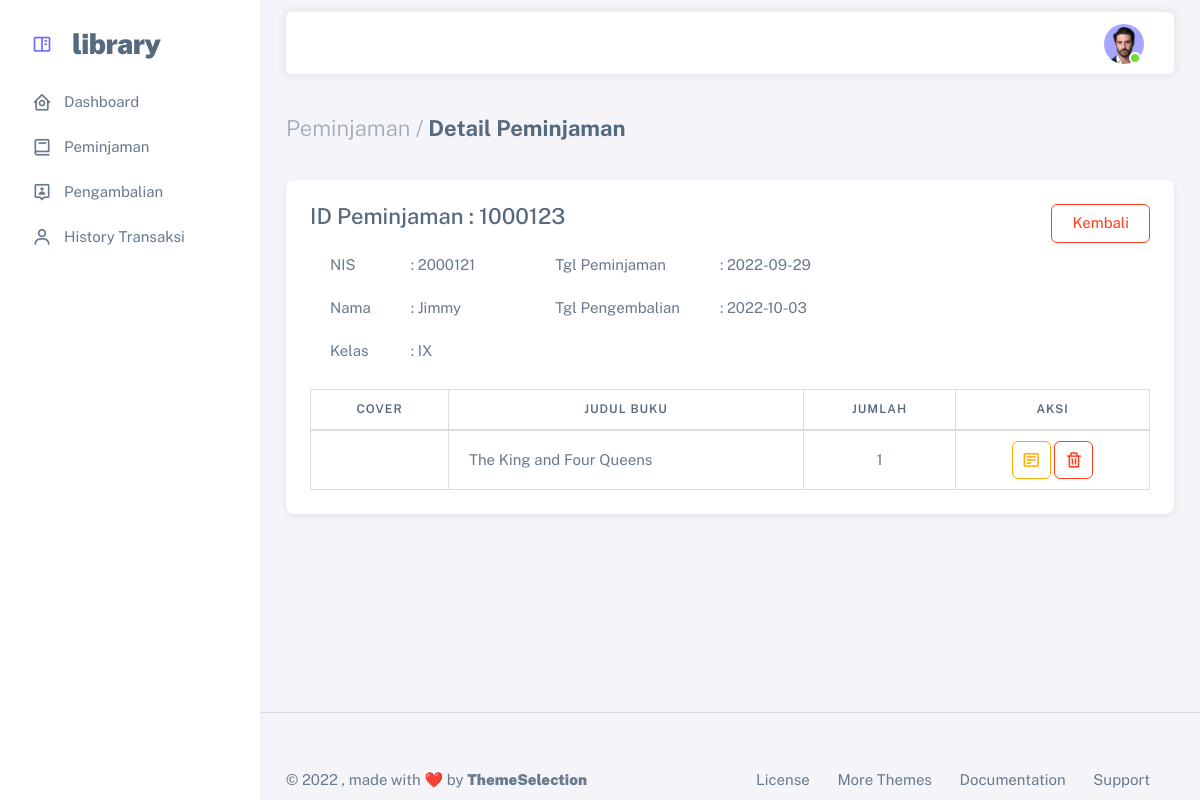
The app's page /views/petugas/detail_peminjaman.php?id=2000121 (signed in) with its own data.
### tables this page shows
CREATE TABLE `peminjaman` (
  `id_peminjaman` int(11) NOT NULL,
  `id_siswa` int(11) NOT NULL,
  `id_petugas` int(11) NOT NULL,
  `tgl_peminjaman` date NOT NULL,
  `tgl_pengembalian` date NOT NULL
);

CREATE TABLE `siswa` (
  `nis` int(11) NOT NULL,
  `nama_siswa` varchar(50) NOT NULL,
  `jenis_kelamin` enum('L','P') NOT NULL,
  `alamat` varchar(50) NOT NULL,
  `id_kelas` int(11) NOT NULL
);

CREATE TABLE `kelas` (
  `id_kelas` int(11) NOT NULL,
  `nama_kelas` varchar(255) NOT NULL
);

CREATE TABLE `buku` (
  `id_buku` int(11) NOT NULL,
  `penulis` varchar(50) NOT NULL,
  `tahun` year(4) NOT NULL,
  `judul` varchar(50) NOT NULL,
  `kota` varchar(50) NOT NULL,
  `penerbit` varchar(50) NOT NULL,
  `cover` varchar(50) DEFAULT NULL,
  `sinopsis` varchar(255) NOT NULL,
  `stok` int(3) NOT NULL
);

CREATE TABLE `detail_peminjaman` (
  `id_detail_peminjaman` int(11) NOT NULL,
  `id_buku` int(11) NOT NULL,
  `id_peminjaman` int(11) NOT NULL,
  `kuantitas` int(2) NOT NULL
);

### views/petugas/detail_peminjaman.php (the view, shortened to what this page needs)
<?php
include '../../config/connection.php';
?>
<!DOCTYPE html>
<html lang="en" class="light-style layout-menu-fixed" dir="ltr" data-theme="theme-default" data-assets-path="../assets/" data-template="vertical-menu-template-free">
<head>
	<link rel="stylesheet" href="../../assets/vendor/fonts/boxicons.css" />
	<link rel="stylesheet" href="../../assets/vendor/css/core.css" class="template-customizer-core-css" />
	<link rel="stylesheet" href="../../assets/vendor/css/theme-default.css" class="template-customizer-theme-css" />
	<link rel="stylesheet" href="../../assets/css/demo.css" />
	<link rel="stylesheet" href="../../assets/vendor/libs/perfect-scrollbar/perfect-scrollbar.css" />
	<link rel="stylesheet" href="../../assets/vendor/libs/apex-charts/apex-charts.css" />
</head>
<body>
	<div class="layout-wrapper layout-content-navbar">
		<div class="layout-container">
			<aside id="layout-menu" class="layout-menu menu-vertical menu bg-menu-theme">
				<div class="app-brand demo ">
					<a href="index.html" class="app-brand-link">
						<span>
							<i class="menu-icon tf-icons bx bx-book-content"></i>
						</span>
						<span class="app-brand-text demo menu-text fw-bolder ms-2">Library</span>
					</a>
				</div>
				<ul class="menu-inner py-1">
					<li class="menu-item">
						<a href="staff_home.php" class="menu-link">
							<i class="menu-icon tf-icons bx bx-home-circle"></i>
							<div data-i18n="Analytics">Dashboard</div>
						</a>
					</li>
					<li class="menu-item">
						<a href="peminjaman.php" class="menu-link">
							<i class="menu-icon tf-icons bx bx-book"></i>
							<div data-i18n="Analytics">Peminjaman</div>
						</a>
					</li>
					<li class="menu-item">
						<a href="pengembalian.php" class="menu-link ">
							<i class="menu-icon tf-icons bx bx-user-pin"></i>
							<div data-i18n="Layouts">Pengambalian</div>
						</a>
					</li>
					<li class="menu-item">
						<a href="history.php" class="menu-link">
							<i class="menu-icon tf-icons bx bx-user"></i>
							<div data-i18n="Analytics">History Transaksi</div>
						</a>
					</li>
				</ul>
			</aside>
			<div class="layout-page">
				<nav class="layout-navbar container-xxl navbar navbar-expand-xl navbar-detached align-items-center bg-navbar-theme" id="layout-navbar">
					<div class="navbar-nav-right d-flex align-items-center" id="navbar-collapse">
						<ul class="navbar-nav flex-row align-items-center ms-auto">
							<li class="nav-item navbar-dropdown dropdown-user dropdown">
								<a class="nav-link dropdown-toggle hide-arrow" href="javascript:void(0);" data-bs-toggle="dropdown">
									<div class="avatar avatar-online">
										<img src="../assets/img/avatars/1.png" alt class="w-px-40 h-auto rounded-circle" />
									</div>
								</a>
							</li>
						</ul>
					</div>
				</nav>
				<div class="content-wrapper">
					<div class="container-xxl flex-grow-1 container-p-y">
						<h4 class="fw-bold py-3 mb-4">
							<span class="text-muted fw-light">Peminjaman /</span> Detail Peminjaman
						</h4>
						<div class="card">
							<div class="card-body">
								<?php
								$query = mysqli_query($conn, "SELECT peminjaman.id_peminjaman,
									siswa.nis,
									siswa.nama_siswa,
									kelas.nama_kelas,
									buku.judul,
									buku.cover,
									peminjaman.tgl_peminjaman,
									peminjaman.tgl_pengembalian,
									petugas.nama_petugas,
									detail_peminjaman.kuantitas
									FROM peminjaman, siswa, petugas, kelas, buku, detail_peminjaman
									WHERE peminjaman.id_siswa = siswa.nis
									AND peminjaman.id_petugas = petugas.nip
									AND siswa.id_kelas = kelas.id_kelas
									AND buku.id_buku = detail_peminjaman.id_buku
									AND peminjaman.id_peminjaman = detail_peminjaman.id_peminjaman
									AND peminjaman.id_siswa = $_GET[id];
									");
								if (mysqli_num_rows($query)) {
									while ($data = mysqli_fetch_array($query)) {
								?>
										<div class="row">
											<div class="col">
												<h4>ID Peminjaman : <?php echo $data['id_peminjaman'] ?></h4>
											</div>
											<div class="col text-end">
												<a href="peminjaman.php" class="btn btn-outline-danger">Kembali</a>
											</div>
										</div>
										<div class="d-flex">
											<div class="table-responsive text-nowrap">
												<table class="table table-borderless">
													<tbody>
														<tr>
															<td><label>NIS</label></td>
															<td>: <?= $data['nis'] ?></td>
															<td> </td>
															<td><label>Tgl Peminjaman </label></td>
															<td>: <?= $data['tgl_peminjaman'] ?></td>
														</tr>
														<tr>
															<td><label>Nama</label></td>
															<td>: <?= $data['nama_siswa'] ?></td>
															<td> </td>
															<td><label>Tgl Pengembalian </label></td>
															<td>: <?= $data['tgl_pengembalian'] ?></td>
														</tr>
														<tr>
															<td><label>Kelas</label></td>
															<td>: <?= $data['nama_kelas'] ?></td>
														</tr>
													</tbody>
												</table>
											</div>
										</div>
										<div class="table-responsive text-nowrap mt-3">
											<table class="table table-bordered">
												<thead>
													<tr class="text-center">
														<th>Cover</th>
														<th>Judul Buku</th>
														<th>Jumlah</th>
														<th>Aksi</th>
													</tr>
												</thead>
												<tbody>
													<tr>
														<td><?= $data['cover'] ?></td>
														<td><?= $data['judul'] ?></td>
														<td class="text-center"><?= $data['kuantitas'] ?></td>
														<td class="text-center" colspan="2">
															<a class="btn btn-icon btn-outline-warning" href="detail_peminjaman.php?id=<?php echo $data['id_peminjaman']; ?>">
																<i class='bx bx-detail'></i>
															</a>
															<a class="btn btn-icon btn-outline-danger" href="delete_staff.php?nip=<?php echo $data['id_peminjaman']; ?>">
																<i class='bx bx-trash'></i>
															</a>
														</td>
													</tr>
											<?php
										}
									}
											?>
												</tbody>
											</table>
										</div>
							</div>
						</div>
					</div>
					<hr class="my-5" />
				</div>
				<footer class="content-footer footer bg-footer-theme">
					<div class="container-xxl d-flex flex-wrap justify-content-between py-2 flex-md-row flex-column">
						<div class="mb-2 mb-md-0">
							©
							, made with ❤️ by
							<a href="https://themeselection.com" target="_blank" class="footer-link fw-bolder">ThemeSelection</a>
						</div>
						<div>
							<a href="https://themeselection.com/license/" class="footer-link me-4" target="_blank">License</a>
							<a href="https://themeselection.com/" target="_blank" class="footer-link me-4">More Themes</a>
							<a href="https://themeselection.com/demo/sneat-bootstrap-html-admin-template/documentation/" target="_blank" class="footer-link me-4">Documentation</a>
							<a href="https://github.com/themeselection/sneat-html-admin-template-free/issues" target="_blank" class="footer-link me-4">Support</a>
						</div>
					</div>
				</footer>
			</div>
		</div>
	</div>
</body>
</html>

### assets/css/demo.css (style rules this page uses)
.menu .app-brand.demo { height: 64px; margin-top: 12px; }
.app-brand-text.demo { font-size: 1.75rem; letter-spacing: -0.5px; text-transform: lowercase; }

### records on screen
peminjaman: id_peminjaman "1000123", id_siswa.nis "2000121", tgl_peminjaman "2022-09-29", id_siswa.nama_siswa "Jimmy", tgl_pengembalian "2022-10-03", kelas.nama_kelas "IX", buku.judul "The King and Four Queens", detail_peminjaman.kuantitas "1"
